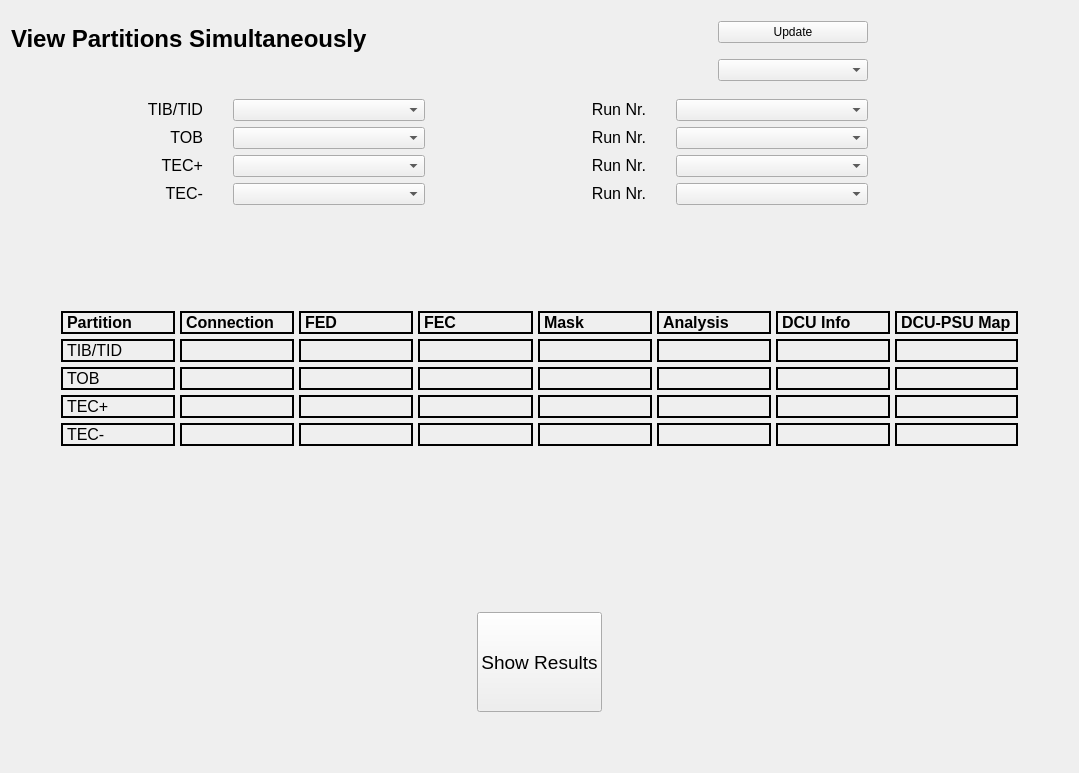
<?xml version="1.0" encoding="UTF-8"?>
<ui version="4.0">
 <class>MultiPart</class>
 <widget class="QConnectedTabWidget" name="MultiPart">
  <property name="geometry">
   <rect>
    <x>0</x>
    <y>0</y>
    <width>1079</width>
    <height>766</height>
   </rect>
  </property>
  <property name="sizePolicy">
   <sizepolicy hsizetype="MinimumExpanding" vsizetype="MinimumExpanding">
    <horstretch>0</horstretch>
    <verstretch>0</verstretch>
   </sizepolicy>
  </property>
  <property name="windowTitle">
   <string>All Tracker Results</string>
  </property>
  <property name="sizeGripEnabled" stdset="0">
   <bool>true</bool>
  </property>
  <layout class="QGridLayout">
   <item row="0" column="0">
    <layout class="QVBoxLayout">
     <item>
      <layout class="QHBoxLayout">
       <property name="rightMargin">
        <number>200</number>
       </property>
       <item>
        <widget class="QLabel" name="textLabel3">
         <property name="text">
          <string>&lt;html&gt;&lt;head/&gt;&lt;body&gt;&lt;p&gt;&lt;br/&gt;&lt;span style=&quot; font-size:xx-large; font-weight:600;&quot;&gt;View Partitions Simultaneously&lt;/span&gt;&lt;/p&gt;&lt;p&gt;&lt;br/&gt;&lt;/p&gt;&lt;/body&gt;&lt;/html&gt;</string>
         </property>
         <property name="alignment">
          <set>Qt::AlignVCenter</set>
         </property>
         <property name="wordWrap">
          <bool>false</bool>
         </property>
        </widget>
       </item>
       <item>
        <spacer name="Horizontal Spacing2">
         <property name="orientation">
          <enum>Qt::Horizontal</enum>
         </property>
         <property name="sizeType">
          <enum>QSizePolicy::Minimum</enum>
         </property>
         <property name="sizeHint" stdset="0">
          <size>
           <width>250</width>
           <height>20</height>
          </size>
         </property>
        </spacer>
       </item>
       <item>
        <layout class="QVBoxLayout">
         <item>
          <widget class="QPushButton" name="btnUpdate">
           <property name="sizePolicy">
            <sizepolicy hsizetype="Maximum" vsizetype="Fixed">
             <horstretch>0</horstretch>
             <verstretch>0</verstretch>
            </sizepolicy>
           </property>
           <property name="minimumSize">
            <size>
             <width>150</width>
             <height>0</height>
            </size>
           </property>
           <property name="text">
            <string>Update</string>
           </property>
          </widget>
         </item>
         <item>
          <widget class="QComboBox" name="cmbRunType">
           <property name="sizePolicy">
            <sizepolicy hsizetype="Maximum" vsizetype="Fixed">
             <horstretch>0</horstretch>
             <verstretch>0</verstretch>
            </sizepolicy>
           </property>
           <property name="minimumSize">
            <size>
             <width>150</width>
             <height>0</height>
            </size>
           </property>
          </widget>
         </item>
        </layout>
       </item>
      </layout>
     </item>
     <item>
      <layout class="QGridLayout" name="partitionLayout" rowstretch="0,0,0,0">
       <property name="rightMargin">
        <number>200</number>
       </property>
       <property name="horizontalSpacing">
        <number>30</number>
       </property>
       <property name="verticalSpacing">
        <number>6</number>
       </property>
       <item row="3" column="2">
        <widget class="QLabel" name="textLabel1_4">
         <property name="font">
          <font>
           <pointsize>12</pointsize>
          </font>
         </property>
         <property name="text">
          <string>&lt;p align=&quot;right&quot;&gt;Run Nr.&lt;/p&gt;</string>
         </property>
         <property name="wordWrap">
          <bool>false</bool>
         </property>
        </widget>
       </item>
       <item row="3" column="0">
        <widget class="QLabel" name="textLabel2_4">
         <property name="font">
          <font>
           <pointsize>12</pointsize>
          </font>
         </property>
         <property name="text">
          <string>&lt;p align=&quot;right&quot;&gt;TEC-&lt;/p&gt;</string>
         </property>
         <property name="wordWrap">
          <bool>false</bool>
         </property>
        </widget>
       </item>
       <item row="3" column="3">
        <widget class="QComboBox" name="cmbRunTecm"/>
       </item>
       <item row="2" column="3">
        <widget class="QComboBox" name="cmbRunTecp"/>
       </item>
       <item row="2" column="2">
        <widget class="QLabel" name="textLabel1_3">
         <property name="font">
          <font>
           <pointsize>12</pointsize>
          </font>
         </property>
         <property name="text">
          <string>&lt;p align=&quot;right&quot;&gt;Run Nr.&lt;/p&gt;</string>
         </property>
         <property name="wordWrap">
          <bool>false</bool>
         </property>
        </widget>
       </item>
       <item row="3" column="1">
        <widget class="QComboBox" name="cmbTecmPartition"/>
       </item>
       <item row="2" column="0">
        <widget class="QLabel" name="textLabel2_3">
         <property name="font">
          <font>
           <pointsize>12</pointsize>
          </font>
         </property>
         <property name="text">
          <string>&lt;p align=&quot;right&quot;&gt;TEC+&lt;/p&gt;</string>
         </property>
         <property name="wordWrap">
          <bool>false</bool>
         </property>
        </widget>
       </item>
       <item row="0" column="1">
        <widget class="QComboBox" name="cmbTibPartition"/>
       </item>
       <item row="0" column="3">
        <widget class="QComboBox" name="cmbRunTib"/>
       </item>
       <item row="0" column="0">
        <widget class="QLabel" name="textLabel2">
         <property name="font">
          <font>
           <pointsize>12</pointsize>
          </font>
         </property>
         <property name="text">
          <string>&lt;p align=&quot;right&quot;&gt;TIB/TID&lt;/p&gt;</string>
         </property>
         <property name="wordWrap">
          <bool>false</bool>
         </property>
        </widget>
       </item>
       <item row="2" column="1">
        <widget class="QComboBox" name="cmbTecpPartition"/>
       </item>
       <item row="0" column="2">
        <widget class="QLabel" name="textLabel1">
         <property name="font">
          <font>
           <pointsize>12</pointsize>
          </font>
         </property>
         <property name="text">
          <string>&lt;p align=&quot;right&quot;&gt;Run Nr.&lt;/p&gt;</string>
         </property>
         <property name="wordWrap">
          <bool>false</bool>
         </property>
        </widget>
       </item>
       <item row="1" column="3">
        <widget class="QComboBox" name="cmbRunTob"/>
       </item>
       <item row="1" column="1">
        <widget class="QComboBox" name="cmbTobPartition"/>
       </item>
       <item row="1" column="0">
        <widget class="QLabel" name="label_2">
         <property name="font">
          <font>
           <pointsize>12</pointsize>
          </font>
         </property>
         <property name="text">
          <string>&lt;html&gt;&lt;head/&gt;&lt;body&gt;&lt;p align=&quot;right&quot;&gt;TOB&lt;/p&gt;&lt;/body&gt;&lt;/html&gt;</string>
         </property>
        </widget>
       </item>
       <item row="1" column="2">
        <widget class="QLabel" name="label_3">
         <property name="font">
          <font>
           <pointsize>12</pointsize>
          </font>
         </property>
         <property name="text">
          <string>&lt;html&gt;&lt;head/&gt;&lt;body&gt;&lt;p align=&quot;right&quot;&gt;Run Nr.&lt;/p&gt;&lt;/body&gt;&lt;/html&gt;</string>
         </property>
        </widget>
       </item>
      </layout>
     </item>
     <item>
      <spacer name="verticalSpacer">
       <property name="orientation">
        <enum>Qt::Vertical</enum>
       </property>
       <property name="sizeType">
        <enum>QSizePolicy::Minimum</enum>
       </property>
       <property name="sizeHint" stdset="0">
        <size>
         <width>20</width>
         <height>100</height>
        </size>
       </property>
      </spacer>
     </item>
     <item>
      <layout class="QGridLayout" name="gridLayout">
       <property name="leftMargin">
        <number>50</number>
       </property>
       <property name="rightMargin">
        <number>50</number>
       </property>
       <property name="bottomMargin">
        <number>10</number>
       </property>
       <property name="spacing">
        <number>5</number>
       </property>
       <item row="1" column="5">
        <widget class="QLabel" name="lblTibAna">
         <property name="font">
          <font>
           <pointsize>12</pointsize>
          </font>
         </property>
         <property name="styleSheet">
          <string notr="true">border: 2px solid black</string>
         </property>
         <property name="text">
          <string/>
         </property>
        </widget>
       </item>
       <item row="0" column="1">
        <widget class="QLabel" name="lblConnversion">
         <property name="font">
          <font>
           <pointsize>12</pointsize>
           <weight>75</weight>
           <bold>true</bold>
          </font>
         </property>
         <property name="styleSheet">
          <string notr="true">border: 2px solid black</string>
         </property>
         <property name="text">
          <string>Connection</string>
         </property>
        </widget>
       </item>
       <item row="0" column="2">
        <widget class="QLabel" name="lblFedversion">
         <property name="font">
          <font>
           <pointsize>12</pointsize>
           <weight>75</weight>
           <bold>true</bold>
          </font>
         </property>
         <property name="styleSheet">
          <string notr="true">border: 2px solid black</string>
         </property>
         <property name="text">
          <string>FED</string>
         </property>
        </widget>
       </item>
       <item row="0" column="3">
        <widget class="QLabel" name="lblFecVersion">
         <property name="font">
          <font>
           <pointsize>12</pointsize>
           <weight>75</weight>
           <bold>true</bold>
          </font>
         </property>
         <property name="styleSheet">
          <string notr="true">border: 2px solid black</string>
         </property>
         <property name="text">
          <string>FEC</string>
         </property>
        </widget>
       </item>
       <item row="1" column="1">
        <widget class="QLabel" name="lblTibConn">
         <property name="font">
          <font>
           <pointsize>12</pointsize>
          </font>
         </property>
         <property name="styleSheet">
          <string notr="true">border: 2px solid black</string>
         </property>
         <property name="text">
          <string/>
         </property>
        </widget>
       </item>
       <item row="3" column="0">
        <widget class="QLabel" name="lblTecp">
         <property name="font">
          <font>
           <pointsize>12</pointsize>
          </font>
         </property>
         <property name="styleSheet">
          <string notr="true">border: 2px solid black</string>
         </property>
         <property name="text">
          <string>TEC+</string>
         </property>
        </widget>
       </item>
       <item row="4" column="0">
        <widget class="QLabel" name="lblTecm">
         <property name="font">
          <font>
           <pointsize>12</pointsize>
          </font>
         </property>
         <property name="styleSheet">
          <string notr="true">border: 2px solid black</string>
         </property>
         <property name="text">
          <string>TEC-</string>
         </property>
        </widget>
       </item>
       <item row="2" column="0">
        <widget class="QLabel" name="lblTob">
         <property name="font">
          <font>
           <pointsize>12</pointsize>
          </font>
         </property>
         <property name="styleSheet">
          <string notr="true">border: 2px solid black</string>
         </property>
         <property name="text">
          <string>TOB</string>
         </property>
        </widget>
       </item>
       <item row="2" column="1">
        <widget class="QLabel" name="lblTobConn">
         <property name="font">
          <font>
           <pointsize>12</pointsize>
          </font>
         </property>
         <property name="styleSheet">
          <string notr="true">border: 2px solid black</string>
         </property>
         <property name="text">
          <string/>
         </property>
        </widget>
       </item>
       <item row="1" column="0">
        <widget class="QLabel" name="lblTib">
         <property name="font">
          <font>
           <pointsize>12</pointsize>
          </font>
         </property>
         <property name="styleSheet">
          <string notr="true">border: 2px solid black</string>
         </property>
         <property name="text">
          <string>TIB/TID</string>
         </property>
        </widget>
       </item>
       <item row="1" column="2">
        <widget class="QLabel" name="lblTibFed">
         <property name="font">
          <font>
           <pointsize>12</pointsize>
          </font>
         </property>
         <property name="styleSheet">
          <string notr="true">border: 2px solid black</string>
         </property>
         <property name="text">
          <string/>
         </property>
        </widget>
       </item>
       <item row="2" column="3">
        <widget class="QLabel" name="lblTobFec">
         <property name="font">
          <font>
           <pointsize>12</pointsize>
          </font>
         </property>
         <property name="styleSheet">
          <string notr="true">border: 2px solid black</string>
         </property>
         <property name="text">
          <string/>
         </property>
        </widget>
       </item>
       <item row="3" column="1">
        <widget class="QLabel" name="lblTecpConn">
         <property name="font">
          <font>
           <pointsize>12</pointsize>
          </font>
         </property>
         <property name="styleSheet">
          <string notr="true">border: 2px solid black</string>
         </property>
         <property name="text">
          <string/>
         </property>
        </widget>
       </item>
       <item row="1" column="3">
        <widget class="QLabel" name="lblTibFec">
         <property name="font">
          <font>
           <pointsize>12</pointsize>
          </font>
         </property>
         <property name="styleSheet">
          <string notr="true">border: 2px solid black</string>
         </property>
         <property name="text">
          <string/>
         </property>
        </widget>
       </item>
       <item row="4" column="1">
        <widget class="QLabel" name="lblTecmConn">
         <property name="font">
          <font>
           <pointsize>12</pointsize>
          </font>
         </property>
         <property name="styleSheet">
          <string notr="true">border: 2px solid black</string>
         </property>
         <property name="text">
          <string/>
         </property>
        </widget>
       </item>
       <item row="0" column="0">
        <widget class="QLabel" name="lblPartname">
         <property name="font">
          <font>
           <pointsize>12</pointsize>
           <weight>75</weight>
           <bold>true</bold>
          </font>
         </property>
         <property name="styleSheet">
          <string notr="true">border: 2px solid black</string>
         </property>
         <property name="text">
          <string>Partition</string>
         </property>
        </widget>
       </item>
       <item row="1" column="4">
        <widget class="QLabel" name="lblTibMask">
         <property name="font">
          <font>
           <pointsize>12</pointsize>
          </font>
         </property>
         <property name="styleSheet">
          <string notr="true">border: 2px solid black</string>
         </property>
         <property name="text">
          <string/>
         </property>
        </widget>
       </item>
       <item row="4" column="4">
        <widget class="QLabel" name="lblTecmMask">
         <property name="font">
          <font>
           <pointsize>12</pointsize>
          </font>
         </property>
         <property name="styleSheet">
          <string notr="true">border: 2px solid black</string>
         </property>
         <property name="text">
          <string/>
         </property>
        </widget>
       </item>
       <item row="0" column="4">
        <widget class="QLabel" name="lblMaskversion">
         <property name="font">
          <font>
           <pointsize>12</pointsize>
           <weight>75</weight>
           <bold>true</bold>
          </font>
         </property>
         <property name="styleSheet">
          <string notr="true">border: 2px solid black</string>
         </property>
         <property name="text">
          <string>Mask</string>
         </property>
        </widget>
       </item>
       <item row="0" column="5">
        <widget class="QLabel" name="lblAnalysisversion">
         <property name="font">
          <font>
           <pointsize>12</pointsize>
           <weight>75</weight>
           <bold>true</bold>
          </font>
         </property>
         <property name="styleSheet">
          <string notr="true">border: 2px solid black</string>
         </property>
         <property name="text">
          <string>Analysis</string>
         </property>
        </widget>
       </item>
       <item row="2" column="2">
        <widget class="QLabel" name="lblTobFed">
         <property name="font">
          <font>
           <pointsize>12</pointsize>
          </font>
         </property>
         <property name="styleSheet">
          <string notr="true">border: 2px solid black</string>
         </property>
         <property name="text">
          <string/>
         </property>
        </widget>
       </item>
       <item row="3" column="2">
        <widget class="QLabel" name="lblTecpFed">
         <property name="font">
          <font>
           <pointsize>12</pointsize>
          </font>
         </property>
         <property name="styleSheet">
          <string notr="true">border: 2px solid black</string>
         </property>
         <property name="text">
          <string/>
         </property>
        </widget>
       </item>
       <item row="4" column="2">
        <widget class="QLabel" name="lblTecmFed">
         <property name="font">
          <font>
           <pointsize>12</pointsize>
          </font>
         </property>
         <property name="styleSheet">
          <string notr="true">border: 2px solid black</string>
         </property>
         <property name="text">
          <string/>
         </property>
        </widget>
       </item>
       <item row="3" column="3">
        <widget class="QLabel" name="lblTecpFec">
         <property name="font">
          <font>
           <pointsize>12</pointsize>
          </font>
         </property>
         <property name="styleSheet">
          <string notr="true">border: 2px solid black</string>
         </property>
         <property name="text">
          <string/>
         </property>
        </widget>
       </item>
       <item row="4" column="3">
        <widget class="QLabel" name="lblTecmFec">
         <property name="font">
          <font>
           <pointsize>12</pointsize>
          </font>
         </property>
         <property name="styleSheet">
          <string notr="true">border: 2px solid black</string>
         </property>
         <property name="text">
          <string/>
         </property>
        </widget>
       </item>
       <item row="2" column="4">
        <widget class="QLabel" name="lblTobMask">
         <property name="font">
          <font>
           <pointsize>12</pointsize>
          </font>
         </property>
         <property name="styleSheet">
          <string notr="true">border: 2px solid black</string>
         </property>
         <property name="text">
          <string/>
         </property>
        </widget>
       </item>
       <item row="3" column="4">
        <widget class="QLabel" name="lblTecpMask">
         <property name="font">
          <font>
           <pointsize>12</pointsize>
          </font>
         </property>
         <property name="styleSheet">
          <string notr="true">border: 2px solid black</string>
         </property>
         <property name="text">
          <string/>
         </property>
        </widget>
       </item>
       <item row="2" column="5">
        <widget class="QLabel" name="lblTobAna">
         <property name="font">
          <font>
           <pointsize>12</pointsize>
          </font>
         </property>
         <property name="styleSheet">
          <string notr="true">border: 2px solid black</string>
         </property>
         <property name="text">
          <string/>
         </property>
        </widget>
       </item>
       <item row="3" column="5">
        <widget class="QLabel" name="lblTecpAna">
         <property name="font">
          <font>
           <pointsize>12</pointsize>
          </font>
         </property>
         <property name="styleSheet">
          <string notr="true">border: 2px solid black</string>
         </property>
         <property name="text">
          <string/>
         </property>
        </widget>
       </item>
       <item row="4" column="5">
        <widget class="QLabel" name="lblTecmAna">
         <property name="font">
          <font>
           <pointsize>12</pointsize>
          </font>
         </property>
         <property name="styleSheet">
          <string notr="true">border: 2px solid black</string>
         </property>
         <property name="text">
          <string/>
         </property>
        </widget>
       </item>
       <item row="0" column="6">
        <widget class="QLabel" name="lblDcu">
         <property name="font">
          <font>
           <pointsize>12</pointsize>
           <weight>75</weight>
           <bold>true</bold>
          </font>
         </property>
         <property name="styleSheet">
          <string notr="true">border: 2px solid black</string>
         </property>
         <property name="text">
          <string>DCU Info</string>
         </property>
        </widget>
       </item>
       <item row="1" column="6">
        <widget class="QLabel" name="lblTibDcu">
         <property name="font">
          <font>
           <pointsize>12</pointsize>
          </font>
         </property>
         <property name="styleSheet">
          <string notr="true">border: 2px solid black</string>
         </property>
         <property name="text">
          <string/>
         </property>
        </widget>
       </item>
       <item row="4" column="6">
        <widget class="QLabel" name="lblTecmDcu">
         <property name="font">
          <font>
           <pointsize>12</pointsize>
          </font>
         </property>
         <property name="styleSheet">
          <string notr="true">border: 2px solid black</string>
         </property>
         <property name="text">
          <string/>
         </property>
        </widget>
       </item>
       <item row="2" column="6">
        <widget class="QLabel" name="lblTobDcu">
         <property name="font">
          <font>
           <pointsize>12</pointsize>
          </font>
         </property>
         <property name="styleSheet">
          <string notr="true">border: 2px solid black</string>
         </property>
         <property name="text">
          <string/>
         </property>
        </widget>
       </item>
       <item row="3" column="6">
        <widget class="QLabel" name="lblTecpDcu">
         <property name="font">
          <font>
           <pointsize>12</pointsize>
          </font>
         </property>
         <property name="styleSheet">
          <string notr="true">border: 2px solid black</string>
         </property>
         <property name="text">
          <string/>
         </property>
        </widget>
       </item>
       <item row="0" column="7">
        <widget class="QLabel" name="lblDcupsu">
         <property name="font">
          <font>
           <pointsize>12</pointsize>
           <weight>75</weight>
           <bold>true</bold>
          </font>
         </property>
         <property name="styleSheet">
          <string notr="true">border: 2px solid black</string>
         </property>
         <property name="text">
          <string>DCU-PSU Map</string>
         </property>
        </widget>
       </item>
       <item row="1" column="7">
        <widget class="QLabel" name="lblTibDcupsu">
         <property name="font">
          <font>
           <pointsize>12</pointsize>
          </font>
         </property>
         <property name="styleSheet">
          <string notr="true">border: 2px solid black</string>
         </property>
         <property name="text">
          <string/>
         </property>
        </widget>
       </item>
       <item row="2" column="7">
        <widget class="QLabel" name="lblTobDcupsu">
         <property name="font">
          <font>
           <pointsize>12</pointsize>
          </font>
         </property>
         <property name="styleSheet">
          <string notr="true">border: 2px solid black</string>
         </property>
         <property name="text">
          <string/>
         </property>
        </widget>
       </item>
       <item row="3" column="7">
        <widget class="QLabel" name="lblTecpDcupsu">
         <property name="font">
          <font>
           <pointsize>12</pointsize>
          </font>
         </property>
         <property name="styleSheet">
          <string notr="true">border: 2px solid black</string>
         </property>
         <property name="text">
          <string/>
         </property>
        </widget>
       </item>
       <item row="4" column="7">
        <widget class="QLabel" name="lblTecmDcupsu">
         <property name="font">
          <font>
           <pointsize>12</pointsize>
          </font>
         </property>
         <property name="styleSheet">
          <string notr="true">border: 2px solid black</string>
         </property>
         <property name="text">
          <string/>
         </property>
        </widget>
       </item>
      </layout>
     </item>
     <item>
      <spacer name="spacer8_2">
       <property name="orientation">
        <enum>Qt::Vertical</enum>
       </property>
       <property name="sizeType">
        <enum>QSizePolicy::Minimum</enum>
       </property>
       <property name="sizeHint" stdset="0">
        <size>
         <width>21</width>
         <height>150</height>
        </size>
       </property>
      </spacer>
     </item>
     <item>
      <layout class="QHBoxLayout">
       <item>
        <spacer name="horizontalSpacer">
         <property name="orientation">
          <enum>Qt::Horizontal</enum>
         </property>
         <property name="sizeType">
          <enum>QSizePolicy::Minimum</enum>
         </property>
         <property name="sizeHint" stdset="0">
          <size>
           <width>40</width>
           <height>20</height>
          </size>
         </property>
        </spacer>
       </item>
       <item>
        <widget class="QPushButton" name="btnShow">
         <property name="enabled">
          <bool>true</bool>
         </property>
         <property name="sizePolicy">
          <sizepolicy hsizetype="Maximum" vsizetype="Fixed">
           <horstretch>0</horstretch>
           <verstretch>0</verstretch>
          </sizepolicy>
         </property>
         <property name="minimumSize">
          <size>
           <width>100</width>
           <height>100</height>
          </size>
         </property>
         <property name="font">
          <font>
           <pointsize>14</pointsize>
          </font>
         </property>
         <property name="text">
          <string>Show Results</string>
         </property>
         <property name="shortcut">
          <string/>
         </property>
         <property name="autoDefault">
          <bool>true</bool>
         </property>
        </widget>
       </item>
       <item>
        <spacer name="horizontalSpacer_2">
         <property name="orientation">
          <enum>Qt::Horizontal</enum>
         </property>
         <property name="sizeType">
          <enum>QSizePolicy::Minimum</enum>
         </property>
         <property name="sizeHint" stdset="0">
          <size>
           <width>40</width>
           <height>20</height>
          </size>
         </property>
        </spacer>
       </item>
      </layout>
     </item>
    </layout>
   </item>
   <item row="1" column="0">
    <spacer name="verticalSpacer_2">
     <property name="orientation">
      <enum>Qt::Vertical</enum>
     </property>
     <property name="sizeType">
      <enum>QSizePolicy::Minimum</enum>
     </property>
     <property name="sizeHint" stdset="0">
      <size>
       <width>20</width>
       <height>50</height>
      </size>
     </property>
    </spacer>
   </item>
  </layout>
 </widget>
 <layoutdefault spacing="6" margin="11"/>
 <customwidgets>
  <customwidget>
   <class>QConnectedTabWidget</class>
   <extends>QWidget</extends>
   <header>QConnectedTabWidget.h</header>
   <container>1</container>
  </customwidget>
 </customwidgets>
 <resources/>
 <connections/>
</ui>
